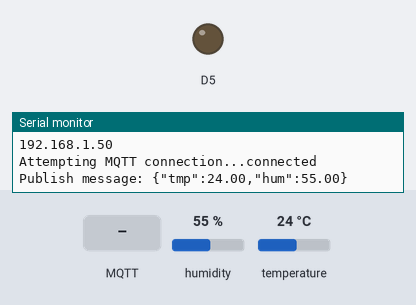
This sketch was run on a simulated ESP8266 (NodeMCU). On the bench: output pins drawn as LEDs (lit = HIGH), the last lines printed to the serial monitor. The inputs (shaded band) are chosen by the test bench; at power-on: humidity 55 %, temperature 24 °C. WiFi joins after 1.5 s; servers stay silent unless stated; no MQTT or app messages arrive unless stated.

Above: at 2.7 s.
2.8 s: MQTT message "1" arrives on the first subscribed topic
At 5.7 s:
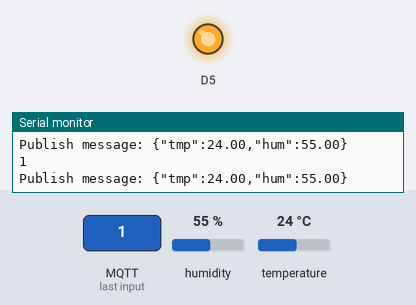
6.0 s: MQTT message "2" arrives on the first subscribed topic
At 8.6 s:
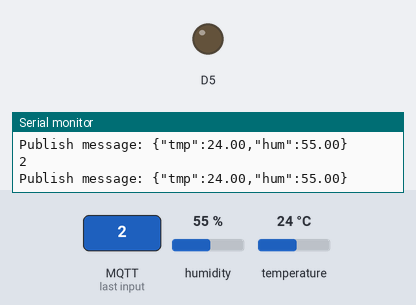
Timing chart, 0 to 10.1 s (numbered marks = the images above; inputs shaded):
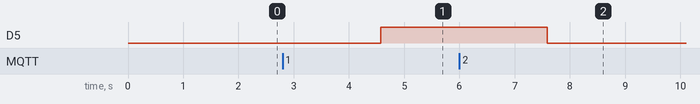

Measured:
- after the input at 2.8 s, D5: LOW → HIGH after 1.8 s
- after the input at 6.0 s, D5: HIGH → LOW after 1.6 s

The sketch:

1111111.ino
```cpp
#include <ESP8266WiFi.h>
#include <PubSubClient.h>
#include "DHTesp.h"
// Update these with values suitable for your network.
const char* ssid = "604ho2_2.4G";
const char* password = "lks0710000000"; // 와이파이 AP, 또는 스마트폰의 핫스판 이름
const char* mqtt_server = "192.168.0.17";
const char* clientName = "030407Client"; // 다음 이름이 중복되지 않게 꼭 수정 바람 - 생년월일 추천

DHTesp dht;
WiFiClient espClient;
PubSubClient client(espClient);

void setup_wifi() {
 delay(10);
 // We start by connecting to a WiFi network
 Serial.println();
 Serial.print("Connecting to ");
 Serial.println(ssid);
 WiFi.mode(WIFI_STA);
 WiFi.begin(ssid, password);

 while(WiFi.status() != WL_CONNECTED) {
 delay(500);
 Serial.print(".");
 }
 Serial.println("");
 Serial.println("WiFi connected");
 Serial.println("IP address: ");
 Serial.println(WiFi.localIP());

 dht.setup(D4, DHTesp::DHT11);
}
void callback(char* topic, byte* payload, unsigned int uLen) {
 char pBuffer[uLen+1];
 int i;
 for(i=0;i<uLen;i++){
 pBuffer[i]=payload[i];
 }
 pBuffer[i]='\0';
 Serial.println(pBuffer); // 1, 2
 if(pBuffer[0]=='1'){
 digitalWrite(14, HIGH);
 }else if(pBuffer[0]=='2'){
 digitalWrite(14, LOW);
 }
}

void reconnect() {
 // Loop until we're reconnected
 while (!client.connected()) {
 Serial.print("Attempting MQTT connection...");
 // Attempt to connect
 if (client.connect(clientName)) {
 Serial.println("connected");
 // ... and resubscribe
 client.subscribe("led");
 } else {
 Serial.print("failed, rc=");
 Serial.print(client.state());
 Serial.println(" try again in 5 seconds");
 // Wait 5 seconds before retrying
 delay(5000);
 }
 }
}

void setup() {
 pinMode(14, OUTPUT); // Initialize the BUILTIN_LED pin as an output
 Serial.begin(115200);
 setup_wifi();
 client.setServer(mqtt_server, 1883);
 client.setCallback(callback);
}
void loop() {
 if (!client.connected()) {
 reconnect();
 }
 client.loop();
 float hum = dht.getHumidity();
 float tmp = dht.getTemperature();
 char message[64]="", pTmpBuf[50], pHumBuf[50];
 dtostrf(tmp, 5,2, pTmpBuf);
 dtostrf(hum, 5,2, pHumBuf);
 sprintf(message, "{\"tmp\":%s,\"hum\":%s}", pTmpBuf, pHumBuf);
 Serial.print("Publish message: ");
 Serial.println(message);
 client.publish("dht11", message);

 delay(3000); // 3초
 }
```
